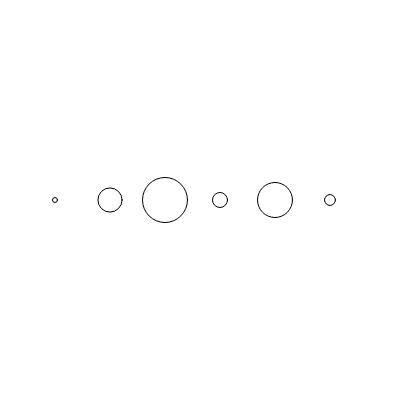
Frame 1 (no input)
Frame 60 (no input): identical to frame 1, image omitted
Frame 120 (the mouse pressed at the canvas centre since frame 60): identical to frame 1, image omitted

The p5.js sketch that drew this single still picture (run headless with seeded random() and noise() and a simulated clock; from frame 60 on, the mouse is pressed at the canvas centre):

// p5.js sketch
// ── sketch.js
var data = [1.2, 3.5, 6, 2.4, 4.8, 1.9];

function setup() {
  createCanvas(400, 400);
}

function draw() {
  background(255);
  translate(0, height / 2);
  for (var i = 0; i < data.length; i++) {
    translate(55, 0);
    // data ranges from 1.2 to 6 ⟶ remap to 5 to 45 pixels
    var circleSize = map(data[i], min(data), max(data), 5, 45);
    ellipse(0, 0, circleSize, circleSize);
  }
}
